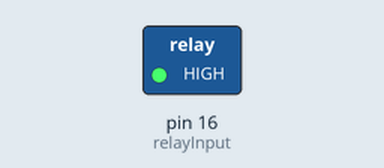
Recording of a sketch running on a simulated Arduino Uno, built with avr-gcc and run on an emulated ATmega328P. On the bench: switched loads named in the sketch (green lamp = pin HIGH). Dashed ring = blinking. What the sketch prints to the serial monitor is not drawn.

Above: at 0.5 s.
Timing chart, 0 to 4.6 s (numbered marks = the images above):
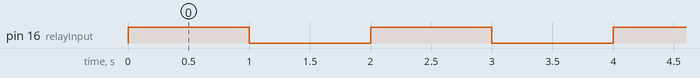

The sketch:

NodeMCU_Relay_4.ino
```cpp
int relayInput = 16; // D0

void setup() {
  Serial.begin(9600);
  Serial.println("Relay test!");

  pinMode(relayInput, OUTPUT); // initialize pin as OUTPUT

}

void loop() {

  digitalWrite(relayInput, HIGH); // turn relay on
  Serial.println("Relay On!");

  delay(1000);

  digitalWrite(relayInput, LOW); // turn relay off
  Serial.println("Relay OFF!");

  delay(1000);

}
```

Measured:
- by itself, pin 16 (relayInput): alternates HIGH for 1.0 s and LOW for 1.0 s
